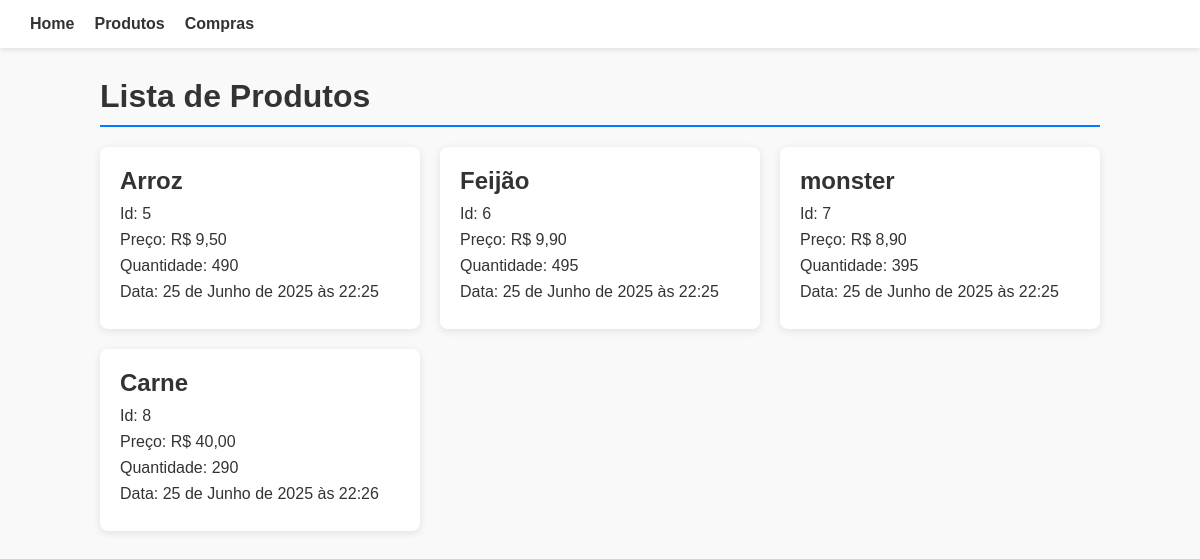
Before: /products/ with the older database file.
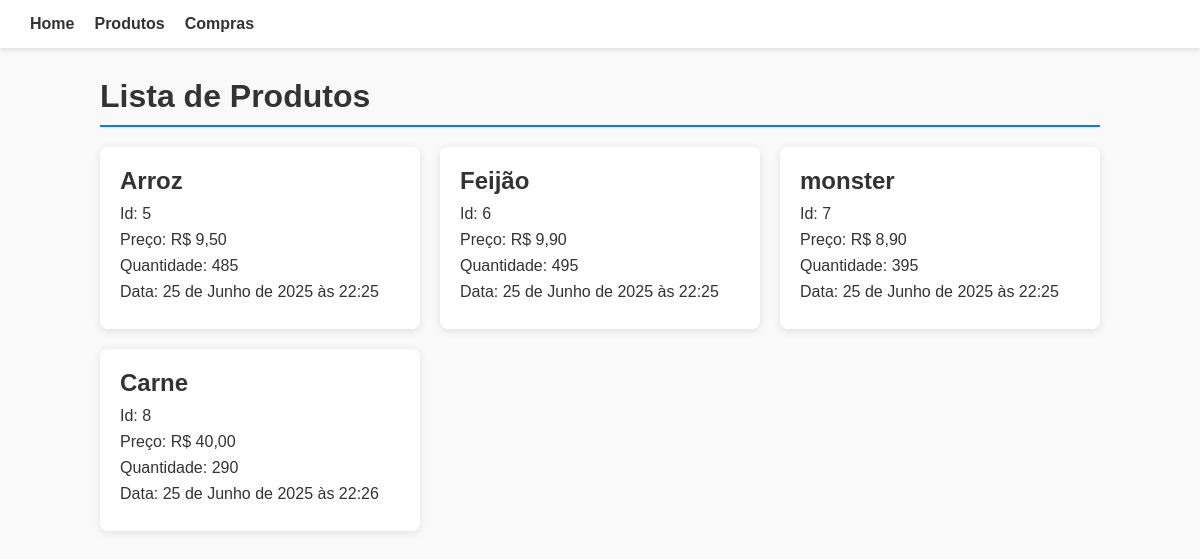
After: the same page with the newer database file.
### products/models.py (models this page shows, shortened)
class Product(models.Model):
  name = models.CharField(max_length=200)
  price = models.DecimalField(max_digits=10,decimal_places=2)
  quantity = models.PositiveIntegerField()
  created_at = models.DateTimeField(auto_now_add=True)

### products/views.py (the view)
# urls.py: path("", views.index, name="index"),
def index(request):
  product_list = Product.objects.all()
  context = {"product_list": product_list}
  return render(request, "products/index.html", context)

### products/templates/products/index.html (shortened to what this page needs)
{% load static %}
<!DOCTYPE html>
<html lang="pt-BR">
<head>
    <link rel="stylesheet" href="{% static 'products/style.css' %}">
</head>
<body>
    <header>
        <nav>
            <ul>
                <li><a href="/">Home</a></li>
                <li><a href="/products/">Produtos</a></li>
                <li><a href="/orders/">Compras</a></li>
            </ul>
        </nav>
    </header>
    <main>
        <h1>Lista de Produtos</h1>
        <div class="product-list">
            {% for product in product_list %}
                <div class="product-card">
                    <h2>{{ product.name }}</h2>
                    <p>Id: {{product.id}} </p>
                    <p>Preço: R$ {{ product.price }} </p>
                    <p>Quantidade: {{ product.quantity }} </p>
                    <p>Data: {{ product.created_at}} </p>
                </div>
            {% empty %}
                <p>Nenhum produto cadastrado.</p>
            {% endfor %}
        </div>
    </main>
</body>
</html>

Changed rows visible on the page:
changed Product "Arroz": quantity "490" → "485"
